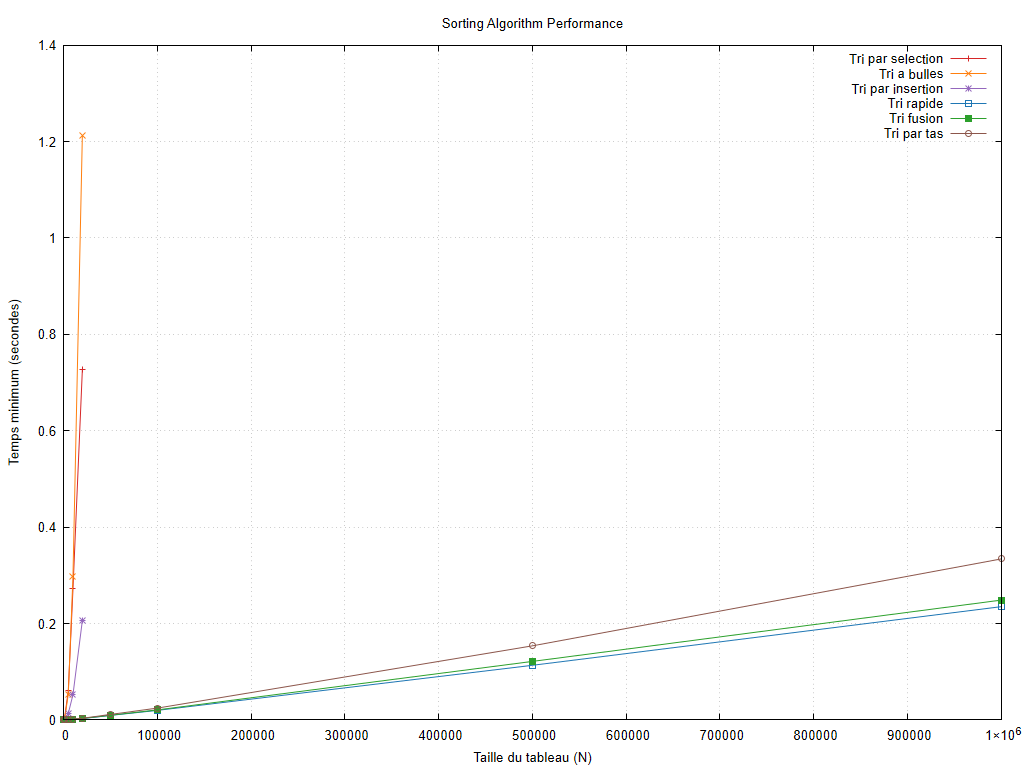

The script that saved this image:
set encoding utf8
set terminal pngcairo size 1024,768 font 'Arial,10'
set output 'graphiques/20261006_211417/algorithm_benchmark/algorithm_benchmark.png'
set datafile missing 'non_mesure'
set title 'Sorting Algorithm Performance'
set xlabel 'Taille du tableau (N)'
set ylabel 'Temps minimum (secondes)'
set grid
set yrange [0:*]
plot 'resultats/20261006_211417/benchmark/res.dat' using 1:2 title 'Tri par selection' with linespoints lc rgb '#d62728', 'resultats/20261006_211417/benchmark/res.dat' using 1:3 title 'Tri a bulles' with linespoints lc rgb '#ff7f0e', 'resultats/20261006_211417/benchmark/res.dat' using 1:4 title 'Tri par insertion' with linespoints lc rgb '#9467bd', 'resultats/20261006_211417/benchmark/res.dat' using 1:5 title 'Tri rapide' with linespoints lc rgb '#1f77b4', 'resultats/20261006_211417/benchmark/res.dat' using 1:6 title 'Tri fusion' with linespoints lc rgb '#2ca02c', 'resultats/20261006_211417/benchmark/res.dat' using 1:7 title 'Tri par tas' with linespoints lc rgb '#8c564b'
unset output
